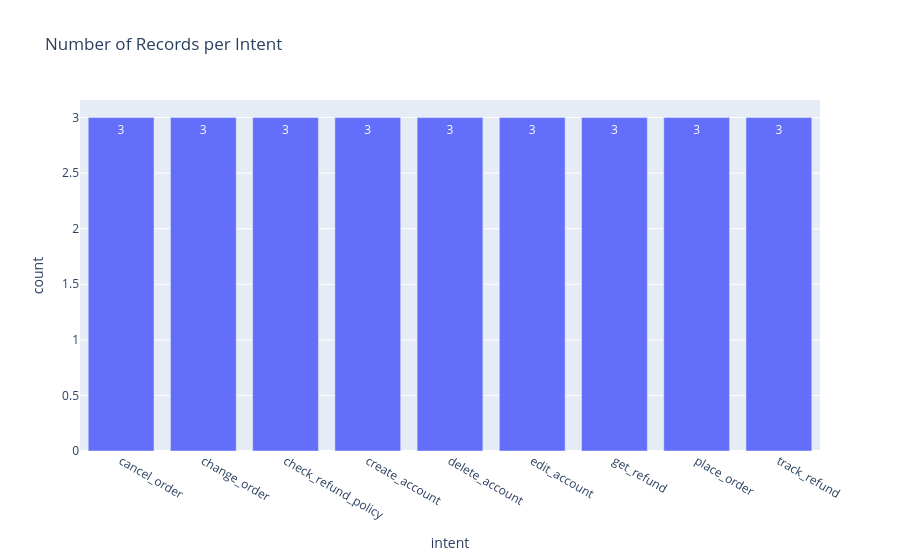

Write notebook code for a chart like this one.
### Code cell
plot_andpreview_dataset(train2_df)
train2_df

### Figure 1 — Plotly figure (JSON) as saved in the notebook; plotly's stock layout.template omitted (floating-point values rounded to 4 significant figures)
{"data": [{"hovertemplate": "intent=%{x}<br>count=%{y}<extra></extra>", "legendgroup": "", "marker": {"color": "#636efa", "pattern": {"shape": ""}}, "name": "", "orientation": "v", "showlegend": false, "textposition": "auto", "texttemplate": "%{y}", "type": "bar", "x": ["cancel_order", "change_order", "check_refund_policy", "create_account", "delete_account", "edit_account", "get_refund", "place_order", "track_refund"], "xaxis": "x", "y": [3, 3, 3, 3, 3, 3, 3, 3, 3], "yaxis": "y"}], "layout": {"barmode": "relative", "legend": {"tracegroupgap": 0}, "title": {"text": "Number of Records per Intent"}, "xaxis": {"anchor": "y", "domain": [0, 1], "title": {"text": "intent"}}, "yaxis": {"anchor": "x", "domain": [0, 1], "title": {"text": "count"}}}}
